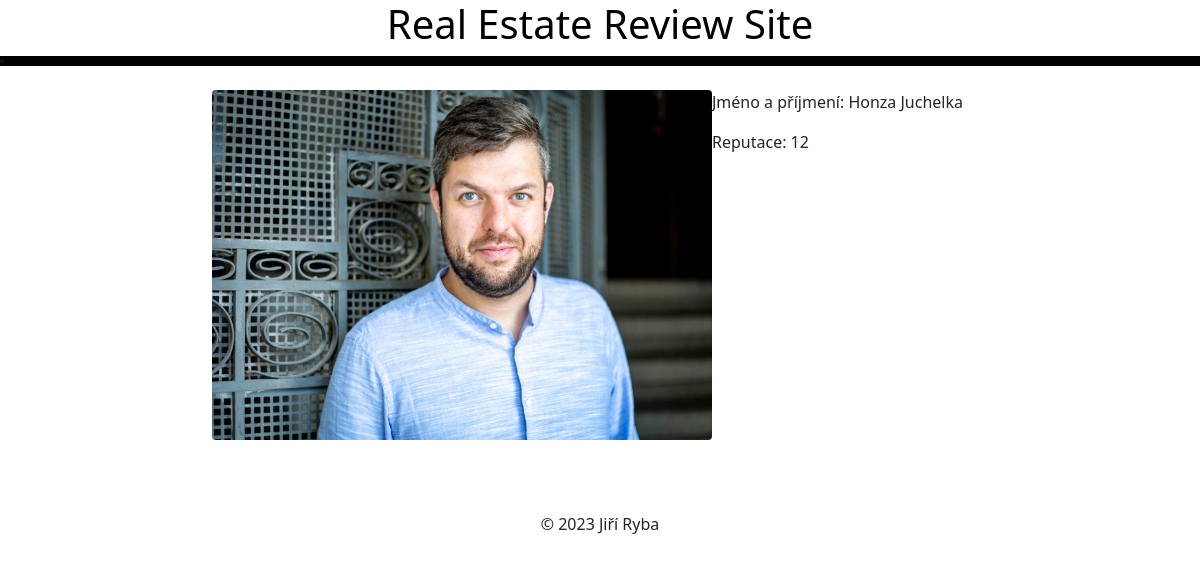
Screenshot of /detailo.html/2/ with the database file from the repository.
### myapp/models.py (models this page shows, shortened)
class Osoba(models.Model):
    jmeno = models.CharField(max_length=45, verbose_name="Jméno", help_text="Zadejte jméno osoby")
    prijmeni = models.CharField(max_length=45, verbose_name="Přijmení", help_text="Zadejte příjmení")
    reputace = models.CharField(max_length=10, verbose_name="Reputatace", help_text="Zadejte reputaci")
    fotka = models.ImageField(upload_to="osoba", verbose_name="Fotka osoby", help_text="Nahrejte fotku osoby", default="none")
    class Meta:
        verbose_name = 'Osoba'
        verbose_name_plural = 'Osoby'
        ordering = ['reputace']

### myapp/views.py (the view)
# urls.py: path('detailo.html/<int:pk>/', views.OsobaDetailView.as_view(), name='detailo')
class OsobaDetailView(DetailView):
    model = Osoba
    context_object_name = 'osoba_detail'
    template_name = 'detailo.html'

### myapp/templates/detailo.html
{% extends "base.html" %}
{% block content %}
    <br>
    <div style="max-width: 100%; margin: 0;" class="row justify-content-center text-center">
    <div class="col-2"></div>
    <div class="col-5"><img class="rounded" src="{{  osoba_detail.fotka.url }}" style="width:500px;height: 350px;object-fit: cover"
                            alt="{{ osoba_detail.typ }} {{ osoba_detail.velikost}}" ></div>
    <div style="text-align: left" class="col-3">
        <p>Jméno a příjmení: {{ osoba_detail.jmeno }} {{ osoba_detail.prijmeni }}</p>
        <p>Reputace: {{ osoba_detail.reputace }}</p>
    </div>
    <div class="col-2"></div>
    </div>
{% endblock %}

### rows the page displays
Osoba: fotka (picture), jmeno "Honza", prijmeni "Juchelka", reputace "12"
